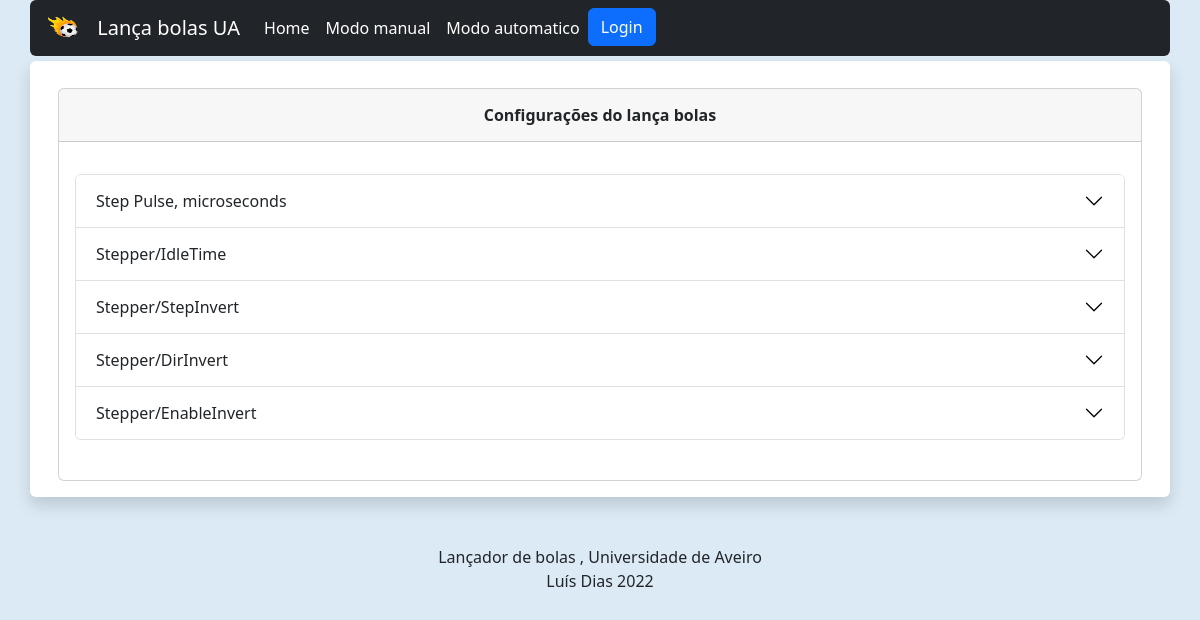
The page /settings on the database its author committed.
### appBolas/models.py (models this page shows, shortened)
class SettingsGRBL(models.Model):
    titulo=models.CharField('titulo', max_length=100)
    textoInformação = models.CharField('textoInformação', max_length=2000)          # Cria a coluna para inserir a informação referente à configuração
    valorDefault= models.IntegerField('Default')                                    # Default de cada Configuração
    valorMin= models.IntegerField('Min')                                            # Valor minimo de cada Configuração
    valorMax= models.IntegerField('Max')                                            # Valor minimo de cada Configuração
    comandoGRBL= models.CharField('comandoGRBL', max_length=100)                    # Qual o comando para receber esta configuração

### appBolas/views.py (the view)
# urls.py: path('settings', settingsReturn, name='settings')                           # settings -> retorna a funcao settings
def settingsReturn(request):
    context ={
            'SettingsGRBL': SettingsGRBL.objects.all(),         # passa uma query com todos os objetos contidos nesta tabela
        }
    return render(request, 'settings.html', context)

### appBolas/templates/settings.html (shortened to what this page needs)
{% load static %}
{% load bootstrap4 %}
<!DOCTYPE html>
<html lang="pt">
<head>
    <link rel="stylesheet" type="text/css" href="{% static 'css/bootstrap.css' %}">
    <link rel="stylesheet" type="text/css" href="{% static 'css/style.css' %}">
    <link rel="stylesheet" href="{% static 'images/icons/bootstrap-icons.css' %} ">
</head>
<body>
    <nav class="container-lg rounded navbar col-12 navbar-expand-lg navbar-dark bg-dark" z-index="999">
        <div class="container-lg col-lg m-auto">
            <a class="navbar-brand" href="">
                <img src="{% static 'images/Logo.png' %}" alt="" class="inline-brand align-top" width="50"
                    height="30">
                Lança bolas UA
            </a>
            <div class="collapse navbar-collapse" id="navbarTogglerDemo03">
                <ul class="navbar-nav me-auto mb-2 mb-lg-0">
                    <li class="nav-item">
                        <a class="nav-link active" aria-current="page" href="/">Home</a>
                    </li>
                    <li class="nav-item">
                        <a class="nav-link active" href="">Modo manual</a>
                    </li>
                    <li class="nav-item" >
                        <a class="nav-link active" href="">Modo automatico</a>
                    </li>
                    <li class="nav-item" >
                        <div class="col" style="color: aliceblue;text-align: right; "><a href="/admin"><button type="button" class="btn btn-primary">Login</button></a></div>
                    </li>
                    <li class="nav-item">
                        <div class="nav-link disable"  ><div id="txt_logado">{{logado}}</div></div>
                    </li>
                </ul>
            </div>
        </div>
    </nav>
    <div id="espacamento_topo"></div>
    <div class="container-lg align-self-sm-auto " >
        <div class="row shadow p-3 mb-5 bg-body rounded text-alg">
            <div class="col-lg-12 align-items-center" style="margin-top: 1%;">
                <div class="card">
                        <div class="card-header">
                                <div id="div_container_but_settings">
                                    <h6>
                                        <strong> Configurações do lança bolas  </strong>
                                    </h6>
                                </div>
                        </div>
                        <div class="card-body">
                        <p class="card-text">
        <div class="accordion" id="accordionExample">
            {% for comando in SettingsGRBL %}
                <div class="accordion-item"><h2 class="accordion-header"
                    id="panelsStayOpen-heading{{ comando.id }}">
                    <button
                    id="botaoSlider{{ comando.id }}" class="accordion-button collapsed" type="button" data-bs-toggle="collapse"
                    data-bs-target="#panelsStayOpen-collapse{{ comando.id }}" aria-expanded="false"
                    aria-controls="panelsStayOpen-collapse{{ comando.id }}">
                      {{ comando.titulo }}
                  </button>
                </h2>
            </div>
            {% endfor %}
            </div>
        </div>
                    <div>
                        <br>
                    </div>
            </div>
        </div>
    </div>
    <div class="row-lg text-alg"  >
            Lançador de bolas , Universidade de Aveiro
            <p>Luís Dias 2022</p>
    </div>
</body>
</html>

### appBolas/static/css/style.css (style rules this page uses)
body { background-color: rgb(220, 234, 245); }
#div_container_but_settings { padding-top: 9px; position: relative; }
#espacamento_topo { height: 5px; }
.text-alg { text-align: center; }

### rows shown on the page
SettingsGRBL: titulo "Step Pulse, microseconds"
SettingsGRBL: titulo "Stepper/IdleTime"
SettingsGRBL: titulo "Stepper/StepInvert"
SettingsGRBL: titulo "Stepper/DirInvert"
SettingsGRBL: titulo "Stepper/EnableInvert"
